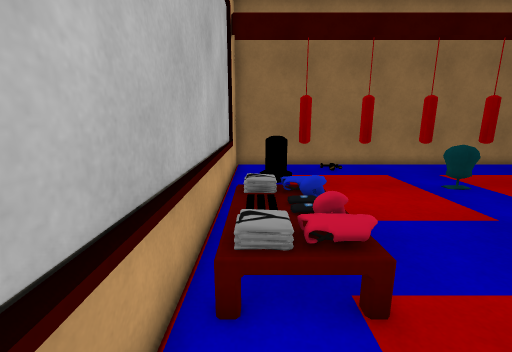
View 1 (above)

12 first-person views from a walk through a 3-D level made in the Unity game engine. The camera is 1.3 m above the floor, tilts 12° down and sees 90° across. The floor is counted in squares, 0.5 m on a side. Each view is taken from the middle of a square. On the plan, view 1 faces up. The plan holds only what a view shows up to about 18 squares ahead; the rest is blank. The place goes on beyond the plan. Some animated figures are not drawn. Some surface patterns are stand-ins.

View 2
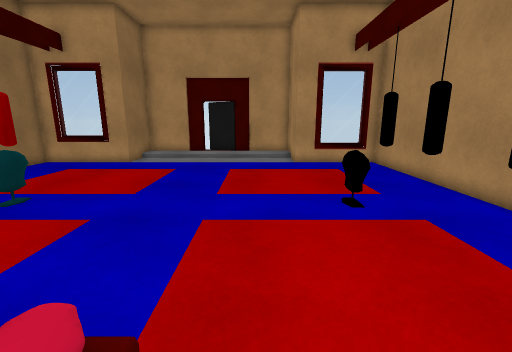

View 3
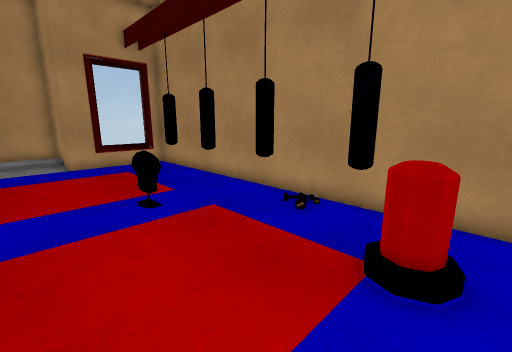

View 4
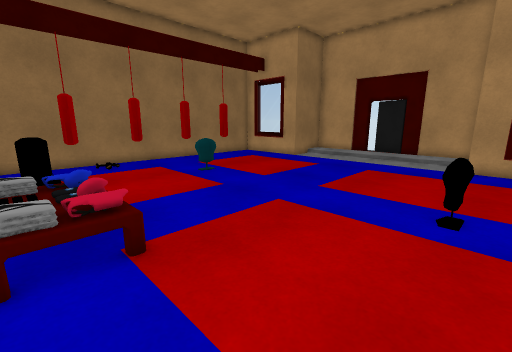

View 5
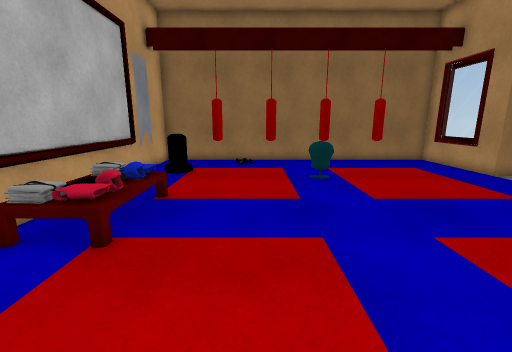

View 6
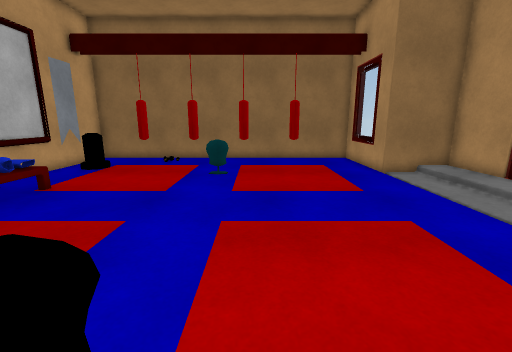

View 7
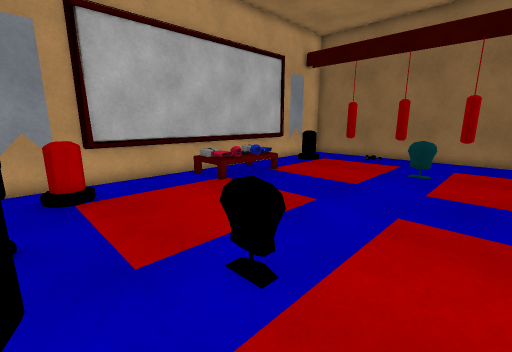

View 8
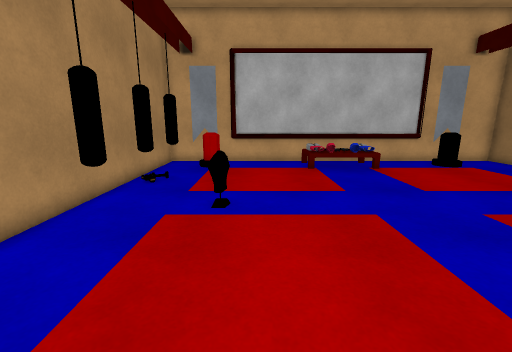

View 9
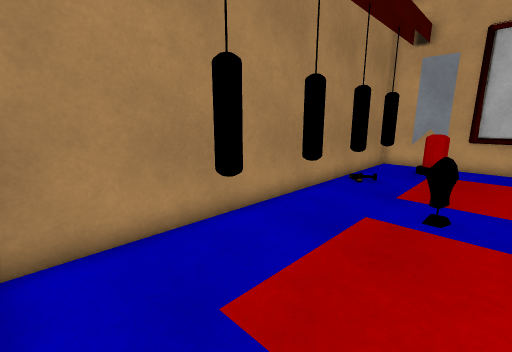

View 10
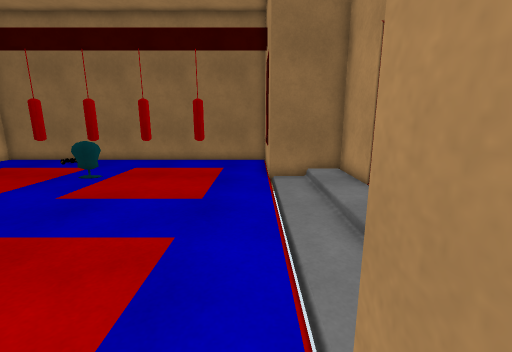

View 11
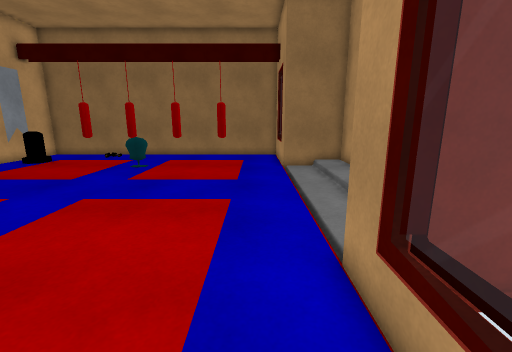

View 12
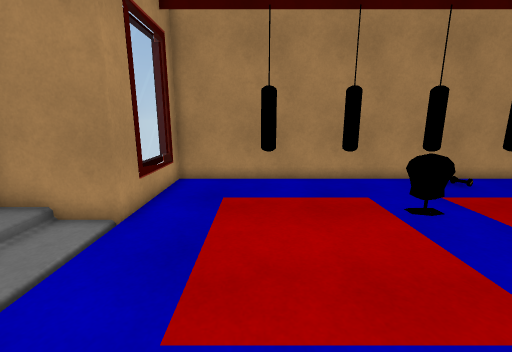

### Floor plan
Key: @ floor where view 1 was taken; # wall or solid block; x gap in a wall; . floor; / step, stairs or slope; = window, fence, low wall or low ledge; O other object.
Columns run from 1 left of view 1 to 19 right of it. Each row starts with its distance up from view 1.
 16 ###################
 15 #.................#
 14 #...# x#..#.......=
 13 #.................=
 12 #.=...............=
 11 #.=...............#
 10 #........==.......###
  9 #...................
  8 #...................
  7 #///................
  6 #OO/................
  5 #OO/................
  4 #OO/................
  3 #OO/................
  2 #...................
  1 #...................
  0 #@..................
 -1 #........==.......###
 -2 #.=...............#
 -3 #.=#..............=
 -4 #..## ....#..#....=
 -5 ########..x..x....#
 -6       #############

Positions as (right, up) in squares from view 1, and headings:
1: (0, 0), facing up
2: (0, 2), facing right
3: (0, 2), facing down-right
4: (0, -2), facing up-right
5: (5, -2), facing up
6: (10, -3), facing up
7: (11, -4), facing up-left
8: (16, 0), facing left
9: (16, 0), facing down-left
10: (16, -2), facing up
11: (15, -5), facing up
12: (13, 6), facing down
